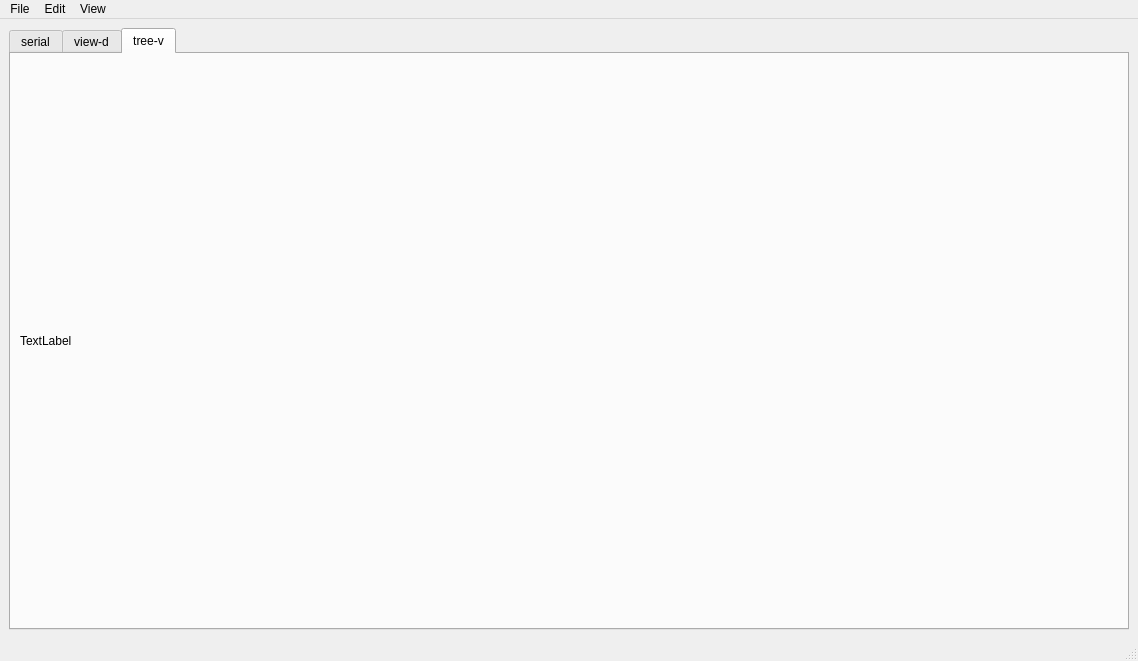
<?xml version="1.0" encoding="UTF-8"?>
<ui version="4.0">
 <class>MainWindow</class>
 <widget class="QMainWindow" name="MainWindow">
  <property name="geometry">
   <rect>
    <x>0</x>
    <y>0</y>
    <width>1138</width>
    <height>661</height>
   </rect>
  </property>
  <property name="windowTitle">
   <string>MainWindow</string>
  </property>
  <widget class="QWidget" name="centralwidget">
   <layout class="QVBoxLayout" name="verticalLayout_3">
    <item>
     <widget class="QTabWidget" name="tabWidget">
      <property name="currentIndex">
       <number>2</number>
      </property>
      <property name="tabsClosable">
       <bool>false</bool>
      </property>
      <widget class="QWidget" name="tab">
       <attribute name="title">
        <string>serial</string>
       </attribute>
      </widget>
      <widget class="QWidget" name="tab_2">
       <attribute name="title">
        <string>view-d</string>
       </attribute>
       <layout class="QVBoxLayout" name="verticalLayout_2"/>
      </widget>
      <widget class="QWidget" name="tab_3">
       <attribute name="title">
        <string>tree-v</string>
       </attribute>
       <layout class="QVBoxLayout" name="verticalLayout_4">
        <item>
         <widget class="QLabel" name="label">
          <property name="text">
           <string>TextLabel</string>
          </property>
         </widget>
        </item>
       </layout>
      </widget>
     </widget>
    </item>
   </layout>
  </widget>
  <widget class="QMenuBar" name="menubar">
   <property name="geometry">
    <rect>
     <x>0</x>
     <y>0</y>
     <width>1138</width>
     <height>26</height>
    </rect>
   </property>
   <widget class="QMenu" name="menuFile">
    <property name="title">
     <string>File</string>
    </property>
    <addaction name="actionOpen"/>
    <addaction name="actionserialSet"/>
    <addaction name="separator"/>
    <addaction name="actionquit"/>
   </widget>
   <widget class="QMenu" name="menuEdit">
    <property name="title">
     <string>Edit</string>
    </property>
   </widget>
   <widget class="QMenu" name="menuView">
    <property name="title">
     <string>View</string>
    </property>
    <addaction name="actionviewSet"/>
   </widget>
   <addaction name="menuFile"/>
   <addaction name="menuEdit"/>
   <addaction name="menuView"/>
  </widget>
  <widget class="QStatusBar" name="statusbar"/>
  <action name="actionOpen">
   <property name="text">
    <string>Open</string>
   </property>
  </action>
  <action name="actionserialSet">
   <property name="text">
    <string>serialSet</string>
   </property>
  </action>
  <action name="actionquit">
   <property name="text">
    <string>quit</string>
   </property>
  </action>
  <action name="actionviewSet">
   <property name="text">
    <string>viewSet</string>
   </property>
   <property name="shortcut">
    <string>V</string>
   </property>
  </action>
 </widget>
 <resources/>
 <connections/>
</ui>
